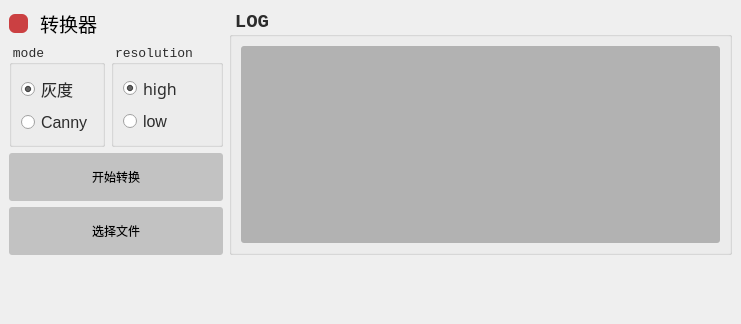
<?xml version="1.0" encoding="UTF-8"?>
<ui version="4.0">
 <class>MainWindow</class>
 <widget class="QMainWindow" name="MainWindow">
  <property name="geometry">
   <rect>
    <x>0</x>
    <y>0</y>
    <width>741</width>
    <height>324</height>
   </rect>
  </property>
  <property name="font">
   <font>
    <family>微软雅黑</family>
   </font>
  </property>
  <property name="windowTitle">
   <string>转换</string>
  </property>
  <property name="statusTip">
   <string notr="true"/>
  </property>
  <property name="styleSheet">
   <string notr="true">backgournd-color rgb(251, 251, 251)</string>
  </property>
  <widget class="QWidget" name="centralwidget">
   <layout class="QGridLayout" name="gridLayout_2">
    <item row="0" column="0">
     <layout class="QGridLayout" name="gridLayout">
      <item row="0" column="0">
       <layout class="QHBoxLayout" name="horizontalLayout_2">
        <item>
         <widget class="QToolButton" name="Xbutton">
          <property name="font">
           <font>
            <family>Consolas</family>
           </font>
          </property>
          <property name="styleSheet">
           <string notr="true">QToolButton{background-color:#cb4042;border-radius:6px}
QToolButton:hover {background-color:#ab3b3a;border-radius:6px;}
QToolButton:pressed {background-color:#ab3b3a;border-radius:6px;}</string>
          </property>
          <property name="text">
           <string/>
          </property>
         </widget>
        </item>
        <item>
         <widget class="QLabel" name="title">
          <property name="font">
           <font>
            <family>Corbel</family>
            <pointsize>14</pointsize>
           </font>
          </property>
          <property name="styleSheet">
           <string notr="true">background-color:#00000000;border-style:none;border-width:0px;margin-left:1px;</string>
          </property>
          <property name="text">
           <string>转换器</string>
          </property>
          <property name="alignment">
           <set>Qt::AlignLeading|Qt::AlignLeft|Qt::AlignVCenter</set>
          </property>
         </widget>
        </item>
       </layout>
      </item>
      <item row="0" column="1" rowspan="2">
       <widget class="QGroupBox" name="groupBox">
        <property name="enabled">
         <bool>true</bool>
        </property>
        <property name="font">
         <font>
          <family>Consolas</family>
          <pointsize>14</pointsize>
          <weight>75</weight>
          <bold>true</bold>
         </font>
        </property>
        <property name="styleSheet">
         <string notr="true">color:#2c2c2c</string>
        </property>
        <property name="title">
         <string>LOG</string>
        </property>
        <layout class="QVBoxLayout" name="verticalLayout">
         <item>
          <widget class="QTextEdit" name="logEdit">
           <property name="enabled">
            <bool>true</bool>
           </property>
           <property name="styleSheet">
            <string notr="true">background-color:#b2b2b2
;border-radius:3px;padding:15px 15px 15px 15px
</string>
           </property>
           <property name="undoRedoEnabled">
            <bool>false</bool>
           </property>
           <property name="readOnly">
            <bool>true</bool>
           </property>
          </widget>
         </item>
        </layout>
       </widget>
      </item>
      <item row="1" column="0">
       <layout class="QVBoxLayout" name="verticalLayout_4">
        <item>
         <layout class="QHBoxLayout" name="horizontalLayout">
          <item>
           <widget class="QGroupBox" name="groupBox_2">
            <property name="enabled">
             <bool>true</bool>
            </property>
            <property name="font">
             <font>
              <family>Consolas</family>
              <pointsize>10</pointsize>
              <weight>50</weight>
              <bold>false</bold>
             </font>
            </property>
            <property name="styleSheet">
             <string notr="true">color:#2c2c2c</string>
            </property>
            <property name="title">
             <string>mode</string>
            </property>
            <layout class="QVBoxLayout" name="verticalLayout_2">
             <item>
              <widget class="QRadioButton" name="huidu">
               <property name="font">
                <font>
                 <family>微软雅黑</family>
                 <pointsize>12</pointsize>
                </font>
               </property>
               <property name="text">
                <string>灰度</string>
               </property>
               <property name="checked">
                <bool>true</bool>
               </property>
              </widget>
             </item>
             <item>
              <widget class="QRadioButton" name="canny">
               <property name="font">
                <font>
                 <family>Arial</family>
                 <pointsize>12</pointsize>
                </font>
               </property>
               <property name="text">
                <string>Canny</string>
               </property>
              </widget>
             </item>
            </layout>
           </widget>
          </item>
          <item>
           <widget class="QGroupBox" name="groupBox_3">
            <property name="enabled">
             <bool>true</bool>
            </property>
            <property name="font">
             <font>
              <family>Consolas</family>
              <pointsize>10</pointsize>
              <weight>50</weight>
              <bold>false</bold>
             </font>
            </property>
            <property name="styleSheet">
             <string notr="true">color:#2c2c2c</string>
            </property>
            <property name="title">
             <string>resolution</string>
            </property>
            <layout class="QVBoxLayout" name="verticalLayout_3">
             <item>
              <widget class="QRadioButton" name="highreso">
               <property name="font">
                <font>
                 <family>微软雅黑</family>
                 <pointsize>12</pointsize>
                </font>
               </property>
               <property name="text">
                <string>high</string>
               </property>
               <property name="checked">
                <bool>true</bool>
               </property>
              </widget>
             </item>
             <item>
              <widget class="QRadioButton" name="lowreso">
               <property name="font">
                <font>
                 <family>Arial</family>
                 <pointsize>12</pointsize>
                </font>
               </property>
               <property name="text">
                <string>low</string>
               </property>
              </widget>
             </item>
            </layout>
           </widget>
          </item>
         </layout>
        </item>
        <item>
         <widget class="QPushButton" name="transform">
          <property name="font">
           <font>
            <family>Corbel</family>
           </font>
          </property>
          <property name="styleSheet">
           <string notr="true">QPushButton{background-color:#c2c2c2;border-radius:3px;padding:15px 15px 15px 15px;}
QPushButton:hover {background-color:#f9bf45;border-radius:3px;}
QPushButton:pressed {background-color:#ffb11b;border-radius:3px;}</string>
          </property>
          <property name="text">
           <string>开始转换</string>
          </property>
         </widget>
        </item>
        <item>
         <widget class="QPushButton" name="chooseFile">
          <property name="font">
           <font>
            <family>Corbel</family>
           </font>
          </property>
          <property name="styleSheet">
           <string notr="true">QPushButton{background-color:#c2c2c2;border-radius:3px;padding:15px 15px 15px 15px;}
QPushButton:hover {background-color:#f9bf45;border-radius:3px;}
QPushButton:pressed {background-color:#ffb11b;border-radius:3px;}</string>
          </property>
          <property name="text">
           <string>选择文件</string>
          </property>
         </widget>
        </item>
       </layout>
      </item>
     </layout>
    </item>
    <item row="1" column="0">
     <widget class="QLabel" name="quickState">
      <property name="font">
       <font>
        <family>Consolas</family>
       </font>
      </property>
      <property name="text">
       <string/>
      </property>
      <property name="alignment">
       <set>Qt::AlignRight|Qt::AlignTrailing|Qt::AlignVCenter</set>
      </property>
     </widget>
    </item>
   </layout>
  </widget>
  <widget class="QMenuBar" name="menubar">
   <property name="geometry">
    <rect>
     <x>0</x>
     <y>0</y>
     <width>741</width>
     <height>21</height>
    </rect>
   </property>
  </widget>
  <widget class="QStatusBar" name="statusbar">
   <property name="sizeGripEnabled">
    <bool>false</bool>
   </property>
  </widget>
 </widget>
 <resources/>
 <connections/>
</ui>
